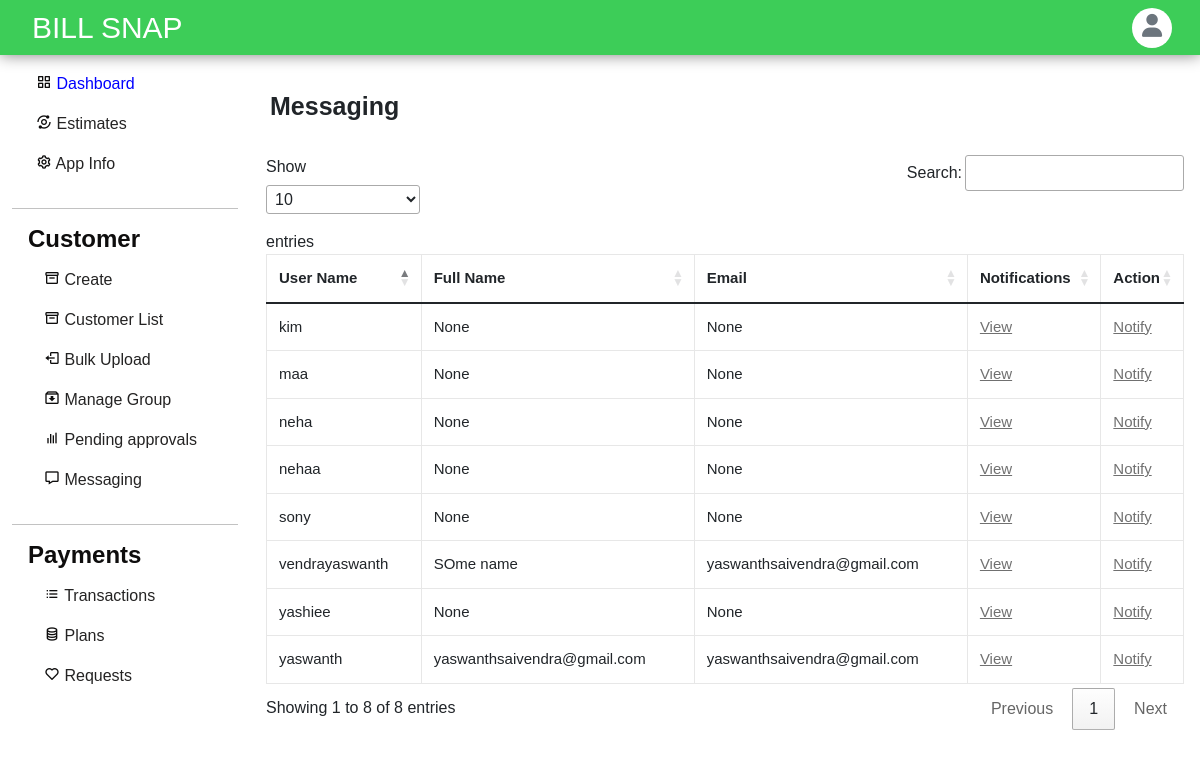
/apps/1/helo/messaging/ (signed in), run on the app's committed database.
### accounts/models.py (models this page shows, shortened)
class Profile(models.Model):
    user = models.OneToOneField(User, on_delete=models.CASCADE, related_name='profile')
    apps=models.ManyToManyField(applists,related_name='apps')
    status = models.CharField(choices=status_choices, max_length=20, default='c')
    full_name = models.CharField(max_length=100, blank=True, null=True)
    utility_name = models.CharField(max_length=200, null=True, blank=True)
    utility_short_name= models.CharField(max_length=50, null=True, blank=True)
    utility_state= models.CharField(max_length=50, null=True, blank=True)
    utility_district= models.CharField(max_length=50, null=True, blank=True)
    utility_country= models.CharField(max_length=50, null=True, blank=True)
    utility_postalcode= models.CharField(max_length=20, null=True, blank=True)
    utility_address=models.TextField(max_length=200, null=True, blank=True)
    contact_person= models.CharField(max_length=200, null=True, blank=True)
    contact_email = models.EmailField(max_length=50, null=True, blank=True)
    contact_phnum = models.CharField(max_length=15, null=True, blank=True)
    contact_mobile= models.CharField(max_length=15, null=True, blank=True)
    contact_designation= models.CharField(max_length=100, null=True, blank=True)
    contact_landline= models.CharField(max_length=20, null=True, blank=True)
    emergency_person=models.CharField(max_length=200, null=True, blank=True)
    emergency_altperson=models.CharField(max_length=200, null=True, blank=True)
    emergency_mobile=models.CharField(max_length=200, null=True, blank=True)
    emergency_altmobile=models.CharField(max_length=200, null=True, blank=True)
    emergency_officeaddress=models.TextField(max_length=200,null=True,blank=True)
    emergency_altofficeaddress=models.TextField(max_length=200,null=True,blank=True)
    info_created_at = models.DateTimeField(auto_now_add=True)
    info_updated_at = models.DateTimeField(auto_now=True)
    se_coins= models.IntegerField(null=True, default=999, blank=True)
    slug = models.SlugField(max_length=200, editable=False, null=True, blank=True)
    admin=models.BooleanField(default=False)
    plans = models.ManyToManyField(Plan)
    plan_active = models.BooleanField(default=False)
    paid = models.BooleanField(default=False)

### dashboard/views.py (the view)
# urls.py: path('messaging/', views.messaging, name='messaging'),
@login_required
def messaging(request, slug, billing_slug):
    if request.method == 'GET':
        notification_form = NotificationForm()
        app=applists.objects.get(slug=slug)
        details = Profile.objects.filter(apps=app)
        user_details = {}
        for detail in details:
            notifications = Notification.objects.filter(profile=detail)
            user_details[detail.user] = {
                "detail" : detail,
                "notifications" : notifications
            }
            user_details.update()
        return render(request, 'dashmessaging.html',{'details':user_details, 'slug':slug, 'notification_form':notification_form, 'billing_slug':billing_slug})

### accounts/forms.py
class NotificationForm(forms.ModelForm):
    class Meta:
        model = Notification
        fields = ('image', 'body')
        widgets = {
            'image': forms.FileInput(attrs={'placeholder': 'ex: Basic, Premium, Standard ...', 'class': 'w3-input w3-border w3-round'}),
            'body': forms.Textarea(attrs={'placeholder': 'enter price for the plan', 'class': 'w3-input w3-border w3-round'}),
        }

### templates/dashmessaging.html (shortened to what this page needs)
{% load crispy_forms_tags %}
{% load static %}
<!DOCTYPE html>
<html lang="en">
<head>
    <link href="https://cdn.jsdelivr.net/npm/bootstrap@5.1.3/dist/css/bootstrap.min.css" rel="stylesheet"
 />
    <link href='https://unpkg.com/boxicons@2.0.7/css/boxicons.min.css' rel='stylesheet'>
    <link rel="stylesheet" href="https://cdnjs.cloudflare.com/ajax/libs/font-awesome/6.1.1/css/all.min.css" />
    <link rel="stylesheet" href="{% static 'assets/styles.css'%}">
    <link rel="stylesheet" href="https://cdn.datatables.net/1.10.19/css/jquery.dataTables.min.css">
</head>
<body>
    {% include "dashnav.html" %}
    <div class="main mx-auto">
        <div class="row">
            {% include "dashsidebar.html" %}
            <div class="col-md-7 flex-md-fill">
                <div class="col right" id="customer-list">
                    <h2 class="ps-1 pt-3" id="pspt">Messaging</h2><br>
                    <div class="mb-3">
                        <table class="table table-bordered" id='table_filter'>
                            <thead>
                                <tr>
                                    <th>User Name</th>
                                    <th>Full Name</th>
                                    <th>Email</th>
                                    <th>Notifications</th>
                                    <th>Action</th>
                                </tr>
                            </thead>
                            <tbody>
                                {% for i in details.values %}
                                <tr>
                                    <td>{{ i.detail.user}}</td>
                                    <td>{{ i.detail.full_name}}</td>
                                    <td>{{ i.detail.contact_email}}</td>
                                    <td>
                                        <a class='w3-button w3-small w3-round w3-red' data-bs-toggle="modal"
                                        data-bs-target="#view{{ forloop.counter }}">View</a>
                                    </td>
                                    <td>
                                        <a class='w3-button w3-small w3-round w3-red' data-bs-toggle="modal"
                                            data-bs-target="#staticBackdrop2{{ forloop.counter }}">
                                            Notify</a>
                                    </td>
                                </tr>
                                {%endfor%}
                            </tbody>
                        </table>
                    </div>
                    <br>
                </div>
            </div>
        </div>
    </div>
</body>
</html>

### static/assets/styles.css (style rules this page uses)
body { background: white; }
html, body { height: 100%; }
body { background: #e5e5e566; }
.main { padding-top: 55px; width: 100%; height: 100%; justify-content: flex-start; max-height: 100vh; }
.right { padding-left: 1rem; padding-right: 1rem; min-height: calc(100vh - 60px); overflow-x: hidden; }
@media (min-width: 767px) { .main { top: 55px; } }
#pspt { font-size: 25px; }
* { box-sizing: border-box; }
#table_filter { border-collapse: collapse; width: 100%; border: 1px solid #ddd; font-family: "Gill Sans", "Gill Sans MT", Calibri, "Trebuchet MS", sans-serif; font-size: 15px; }
#table_filter th, #table_filter td { text-align: left; padding: 12px; }
#table_filter tr { border-bottom: 1px solid #ddd; }
.right { padding-left: 1rem; padding-right: 1rem; min-height: calc(100vh - 100px); overflow-x: hidden; }
body { font-family: Arial, Helvetica, sans-serif; }
body { margin-top: 20px; background: #f5f5f5; }
h1, h2, h3, h4, h5, h6 { margin: 0 0 10px; font-weight: 600; }
a { color: #707070; }
body { margin-top: 20px; }
.table-bordered th, .table-bordered td { border: 1px solid #e7e7e7; }
body { margin-top: 20px; background: white; }
body { overflow-x: hidden; }

### data on the page
Profile: detail.user "yaswanth", detail.full_name "yaswanthsaivendra@gmail.com", detail.contact_email "yaswanthsaivendra@gmail.com"
Profile: detail.user "neha", detail.full_name "None", detail.contact_email "None"
Profile: detail.user "yashiee", detail.full_name "None", detail.contact_email "None"
Profile: detail.user "vendrayaswanth", detail.full_name "SOme name", detail.contact_email "yaswanthsaivendra@gmail.com"
Profile: detail.user "nehaa", detail.full_name "None", detail.contact_email "None"
Profile: detail.user "maa", detail.full_name "None", detail.contact_email "None"
Profile: detail.user "kim", detail.full_name "None", detail.contact_email "None"
Profile: detail.user "sony", detail.full_name "None", detail.contact_email "None"
